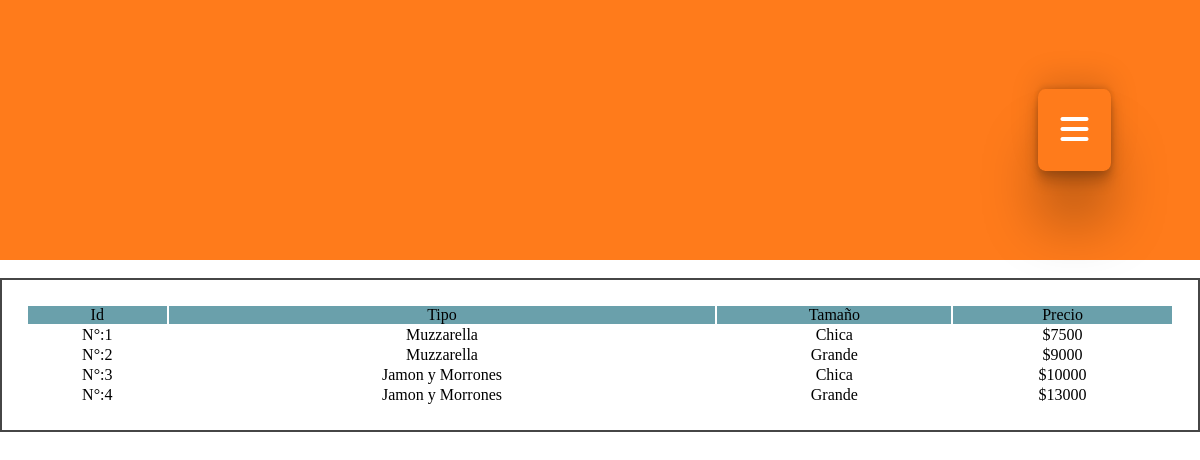
Page /mvc/views/pedidos.php on the committed database.
### tables this page shows
CREATE TABLE `menu` (
  `id_producto` int(11) NOT NULL,
  `tipo` text DEFAULT NULL,
  `stock` int(11) DEFAULT NULL,
  `tamaño` text DEFAULT NULL,
  `precio` decimal(10,0) DEFAULT NULL
);

### mvc/views/pedidos.php (the view, shortened to what this page needs)
<!DOCTYPE html>
<html lang="es">
<head>
        <link rel="stylesheet" href="https://cdnjs.cloudflare.com/ajax/libs/font-awesome/6.5.2/css/all.min.css" />
    <link rel="stylesheet" href="../public/css/styles.css" />
</head>
<body>
    <header>
        <button class="openMenu" id="openMenu"><i class="fa-solid fa-bars"></i></button>
    </header>
    <main>
        <?php
            $conexion= mysqli_connect("localhost","root","","loshermanos") or die ("Problemas con la conexion a la base de datos");
            $registros = mysqli_query($conexion,"select * from menu") or die ("Problemas en la conexion con la tabla");
            echo "<table>";
            echo "<tr class=titulo>";
            echo "<td  >"."Id"."</td>";
            echo "<td  >"."Tipo"."</td>";
            echo "<td  >"."Tamaño". "</td>";
            echo "<td  >"."Precio". "</td>";
            echo "</tr>"."<br>";
            while($reg=mysqli_fetch_array($registros)){
                echo "<tr class=opciones>";
                echo "<td  >"."N°:".$reg['id_producto']."</td>" ;
                echo "<td >".$reg['tipo']."</td>";
                echo "<td >". $reg['tamaño']."</td>";
                echo "<td >"."$".$reg['precio']."</td>";
                echo "</tr>";
            }
            echo "</table>";
        ?>
    </main>
</body>
</html>

### mvc/public/css/styles.css (style rules this page uses)
:root { --first-color: #ff7b1b; --second-color: #6aa0ab; --third-color:#d86716; --text-first-color: #000000; --text-second-color: #ffffff; --font-family-first: "Montserrat", sans-serif; ; --font-size-title: 1.5rem; --font-size-text: 1rem; --line-height-base: 1.5; --text-login-color: #ffffff; --text-login-color-titel:#ff7b1b; }
* { padding: 0; margin: 0; box-sizing: border-box; vertical-align: baseline; }
html { scroll-behavior: smooth; }
header { padding: 2rem; background-color: var(--first-color); }
.openMenu { display: block; margin-left: auto; color: #ffffff; border: none; background-color: transparent; font-size: 2rem; }
table { width: 100vw; text-align: center; background-color: white; border: solid 2px rgba(0, 0, 0, 0.727); padding: 2%; }
.titulo { padding: 10%; background-color: var(--second-color); }
.opciones { border: solid 1px rgba(0, 0, 0, 0.785); }
td { margin: 2%; }
button { box-shadow: rgba(0, 0, 0, 0.25) 0px 54px 55px, rgba(0, 0, 0, 0.12) 0px -12px 30px, rgba(0, 0, 0, 0.12) 0px 4px 6px, rgba(0, 0, 0, 0.17) 0px 12px 13px, rgba(0, 0, 0, 0.09) 0px -3px 5px; padding: 2%; margin: 5%; border: solid 1px black; background-color: white; border-radius: 10%; color: white; }

### rows in the picture
menu: id_producto "1", tipo "Muzzarella", tamaño "Chica", precio "7500"
menu: id_producto "2", tipo "Muzzarella", tamaño "Grande", precio "9000"
menu: id_producto "3", tipo "Jamon y Morrones", tamaño "Chica", precio "10000"
menu: id_producto "4", tipo "Jamon y Morrones", tamaño "Grande", precio "13000"
